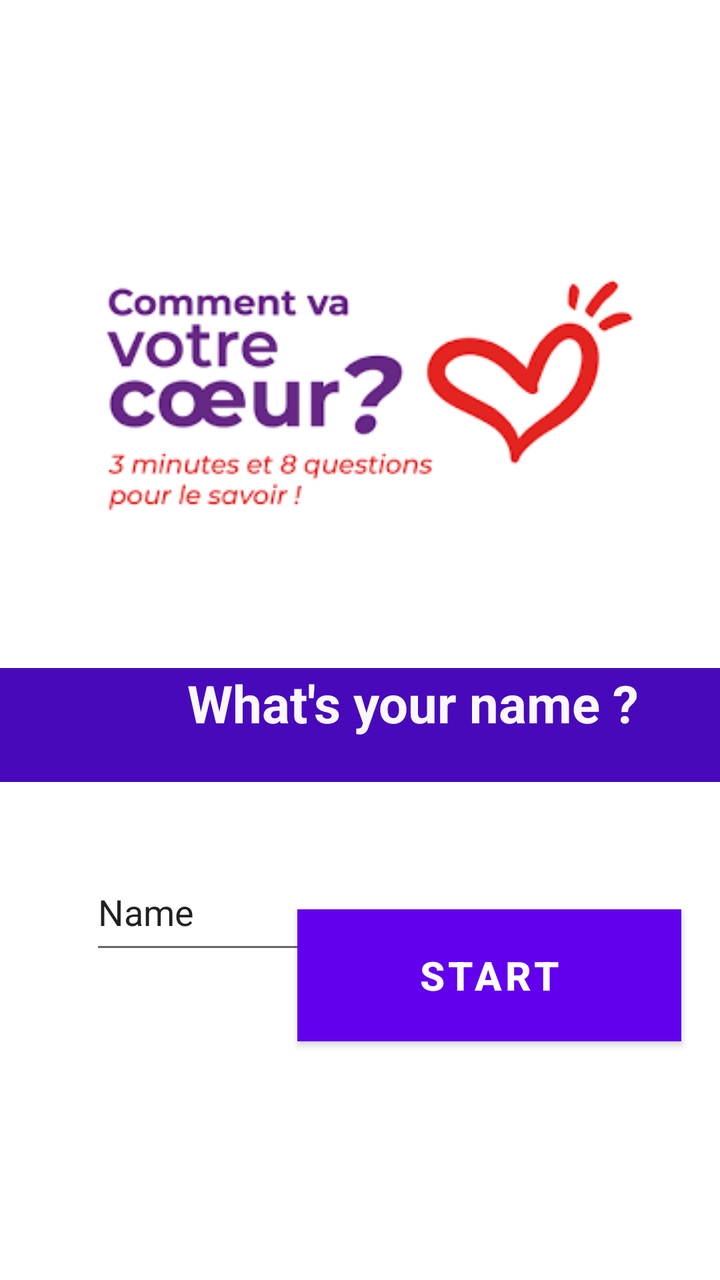
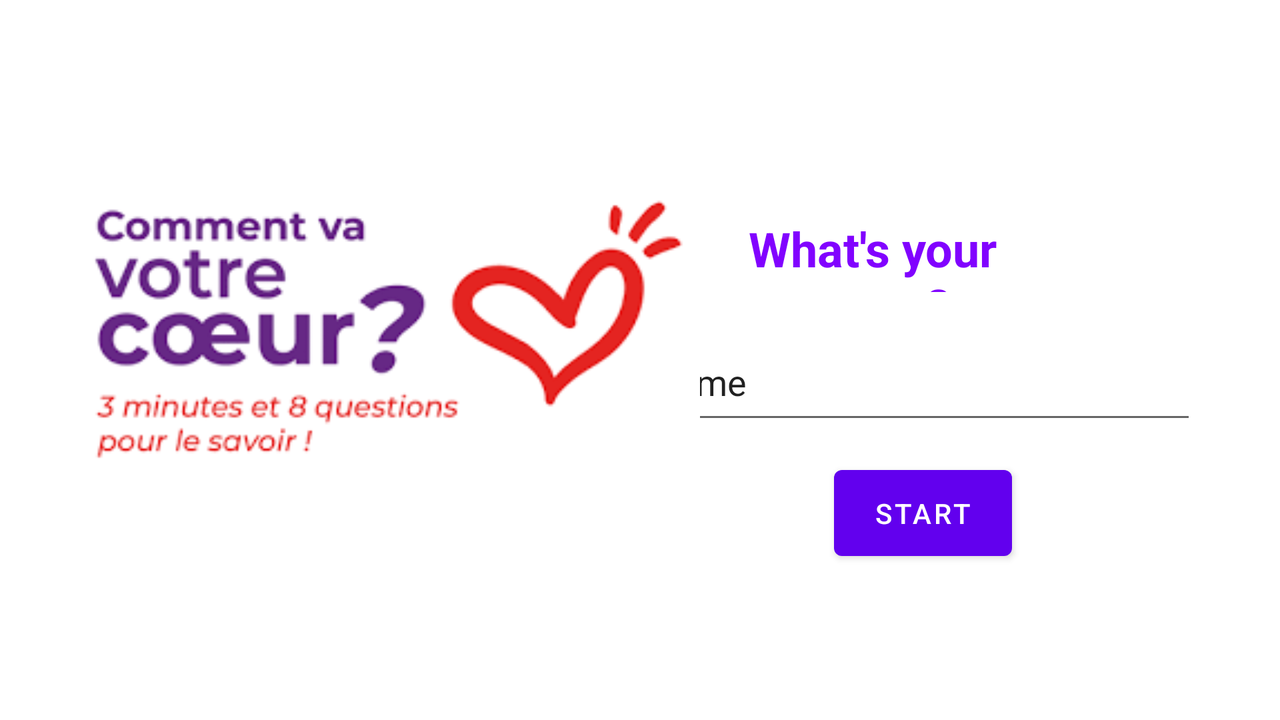

The same Android screen from two of the app's own layout files: first res/layout/ as a phone draws it, then the repository's variant for another configuration, drawn on a device whose configuration selects that folder. Both files follow.
<!-- AndroidManifest.xml: application theme Theme.PetitCoeur -->
<!-- res/layout/activity_main.xml -->
<?xml version="1.0" encoding="utf-8"?>
<androidx.constraintlayout.widget.ConstraintLayout xmlns:android="http://schemas.android.com/apk/res/android"
    xmlns:app="http://schemas.android.com/apk/res-auto"
    xmlns:tools="http://schemas.android.com/tools"
    android:layout_width="match_parent"
    android:layout_height="match_parent"
    tools:context=".MainActivity">

    <TextView
        android:id="@+id/name"
        android:layout_width="413dp"
        android:layout_height="57dp"
        android:layout_marginTop="36dp"
        android:background="#4809BA"
        android:text="@string/name"
        android:textAlignment="center"
        android:textColor="#FAF8FB"
        android:textSize="26sp"
        android:textStyle="bold"
        app:layout_constraintEnd_toEndOf="parent"
        app:layout_constraintHorizontal_bias="0.0"
        app:layout_constraintStart_toStartOf="parent"
        app:layout_constraintTop_toBottomOf="@+id/imageView3" />

    <EditText
        android:id="@+id/editTextTextPersonName"
        android:layout_width="277dp"
        android:layout_height="55dp"
        android:layout_marginTop="36dp"
        android:ems="10"
        android:inputType="textPersonName"
        android:text="@string/Name"
        app:layout_constraintEnd_toEndOf="parent"
        app:layout_constraintHorizontal_bias="0.544"
        app:layout_constraintStart_toStartOf="parent"
        app:layout_constraintTop_toBottomOf="@+id/name" />

    <ImageView
        android:id="@+id/imageView3"
        android:layout_width="wrap_content"
        android:layout_height="wrap_content"
        android:layout_marginTop="124dp"
        app:layout_constraintEnd_toEndOf="parent"
        app:layout_constraintHorizontal_bias="0.495"
        app:layout_constraintStart_toStartOf="parent"
        app:layout_constraintTop_toTopOf="parent"
        app:srcCompat="@drawable/commentvavotrecoeur" />

    <Button
        android:id="@+id/start"
        android:layout_width="192dp"
        android:layout_height="66dp"
        android:layout_marginBottom="120dp"
        android:background="#4809BA"
        android:onClick="action_start"
        android:text="@string/buttonstart"
        android:textSize="20sp"
        android:textStyle="bold"
        app:layout_constraintBottom_toBottomOf="parent"
        app:layout_constraintEnd_toEndOf="parent"
        app:layout_constraintHorizontal_bias="0.885"
        app:layout_constraintStart_toStartOf="parent"
        app:layout_constraintTop_toBottomOf="@+id/editTextTextPersonName"
        app:layout_constraintVertical_bias="0.977" />

</androidx.constraintlayout.widget.ConstraintLayout>
<!-- resources referenced by this layout -->
<resources>
  <!-- drawable commentvavotrecoeur: png bitmap (drawable-v24, 6539 bytes) -->
  <string name="Name">Name</string>
  <string name="buttonstart">Start</string>
  <string name="name">What\'s your name ?</string>
  <style name="Theme.PetitCoeur" parent="Theme.MaterialComponents.DayNight.DarkActionBar">
          
          <item name="colorPrimary">@color/purple_500</item>
          <item name="colorPrimaryVariant">@color/purple_700</item>
          <item name="colorOnPrimary">@color/white</item>
          
          <item name="colorSecondary">@color/teal_200</item>
          <item name="colorSecondaryVariant">@color/teal_700</item>
          <item name="colorOnSecondary">@color/black</item>
          
          <item name="android:statusBarColor" tools:targetApi="l">?attr/colorPrimaryVariant</item>
          
      </style>
</resources>
<!-- res/layout-land/activity_main.xml (the repository's variant of the layout above) -->
<!-- drawn on the phone turned sideways -->
<?xml version="1.0" encoding="utf-8"?>
<androidx.constraintlayout.widget.ConstraintLayout xmlns:android="http://schemas.android.com/apk/res/android"
    xmlns:app="http://schemas.android.com/apk/res-auto"
    xmlns:tools="http://schemas.android.com/tools"
    android:layout_width="match_parent"
    android:layout_height="match_parent"
    tools:context=".MainActivity">

    <TextView
        android:id="@+id/name"
        android:layout_width="143dp"
        android:layout_height="38dp"
        android:layout_marginTop="108dp"
        android:layout_marginEnd="132dp"
        android:text="@string/name"
        android:textAlignment="center"
        android:textColor="#8102FF"
        android:textSize="24sp"
        android:textStyle="bold"
        app:layout_constraintEnd_toEndOf="parent"
        app:layout_constraintTop_toTopOf="parent" />

    <EditText
        android:id="@+id/editTextTextPersonName"
        android:layout_width="277dp"
        android:layout_height="55dp"
        android:layout_marginTop="16dp"
        android:ems="10"
        android:inputType="textPersonName"
        android:text="@string/Name"
        app:layout_constraintEnd_toEndOf="parent"
        app:layout_constraintHorizontal_bias="0.885"
        app:layout_constraintStart_toStartOf="parent"
        app:layout_constraintTop_toBottomOf="@+id/name" />

    <ImageView
        android:id="@+id/imageView3"
        android:layout_width="332dp"
        android:layout_height="194dp"
        app:layout_constraintBottom_toBottomOf="parent"
        app:layout_constraintEnd_toEndOf="parent"
        app:layout_constraintHorizontal_bias="0.072"
        app:layout_constraintStart_toStartOf="parent"
        app:layout_constraintTop_toTopOf="parent"
        app:layout_constraintVertical_bias="0.497"
        app:srcCompat="@drawable/commentvavotrecoeur" />

    <Button
        android:id="@+id/buttonstart"
        android:layout_width="89dp"
        android:layout_height="55dp"
        android:layout_marginTop="12dp"
        android:text="@string/buttonstart"
        app:layout_constraintEnd_toEndOf="parent"
        app:layout_constraintHorizontal_bias="0.757"
        app:layout_constraintStart_toStartOf="parent"
        app:layout_constraintTop_toBottomOf="@+id/editTextTextPersonName" />

</androidx.constraintlayout.widget.ConstraintLayout>
